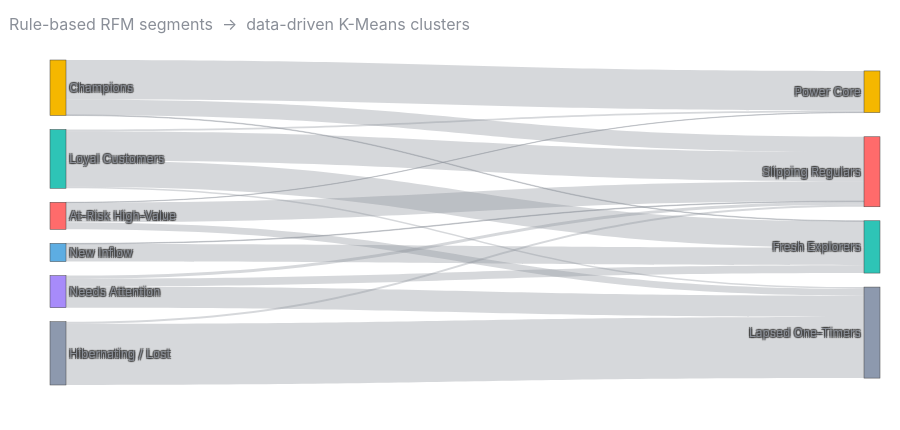

Source (notebook cell):
### Code cell
viz.sankey(c)

### Figure 1 — Plotly figure (JSON) as saved in the notebook; plotly's stock layout.template omitted (floating-point values rounded to 4 significant figures)
{"data": [{"link": {"color": ["rgba(138,143,152,.35)", "rgba(138,143,152,.35)", "rgba(138,143,152,.35)", "rgba(138,143,152,.35)", "rgba(138,143,152,.35)", "rgba(138,143,152,.35)", "rgba(138,143,152,.35)", "rgba(138,143,152,.35)", "rgba(138,143,152,.35)", "rgba(138,143,152,.35)", "rgba(138,143,152,.35)", "rgba(138,143,152,.35)", "rgba(138,143,152,.35)", "rgba(138,143,152,.35)", "rgba(138,143,152,.35)", "rgba(138,143,152,.35)", "rgba(138,143,152,.35)"], "source": [0, 0, 0, 1, 1, 1, 1, 2, 2, 2, 3, 3, 4, 4, 4, 5, 5], "target": [6, 7, 8, 6, 7, 8, 9, 6, 7, 9, 7, 8, 7, 8, 9, 7, 9], "value": [670, 260, 10, 31, 493, 444, 28, 5, 336, 118, 10, 299, 52, 133, 359, 35, 1037]}, "node": {"color": ["#f5b700", "#2ec4b6", "#ff6b6b", "#5dade2", "#a78bfa", "#8d99ae", "#f5b700", "#ff6b6b", "#2ec4b6", "#8d99ae"], "label": ["Champions", "Loyal Customers", "At-Risk High-Value", "New Inflow", "Needs Attention", "Hibernating / Lost", "Power Core", "Slipping Regulars", "Fresh Explorers", "Lapsed One-Timers"], "pad": 14, "thickness": 16}, "type": "sankey"}], "layout": {"font": {"color": "#8a8f98", "family": "Inter, system-ui, sans-serif", "size": 12}, "height": 430, "hoverlabel": {"font": {"size": 12}}, "legend": {"bgcolor": "rgba(0,0,0,0)"}, "margin": {"b": 45, "l": 50, "r": 20, "t": 60}, "paper_bgcolor": "rgba(0,0,0,0)", "plot_bgcolor": "rgba(0,0,0,0)", "title": {"font": {"size": 16}, "text": "Rule-based RFM segments  →  data-driven K-Means clusters", "x": 0.01}, "xaxis": {"gridcolor": "rgba(128,128,128,.18)", "zeroline": false}, "yaxis": {"gridcolor": "rgba(128,128,128,.18)", "zeroline": false}}}
